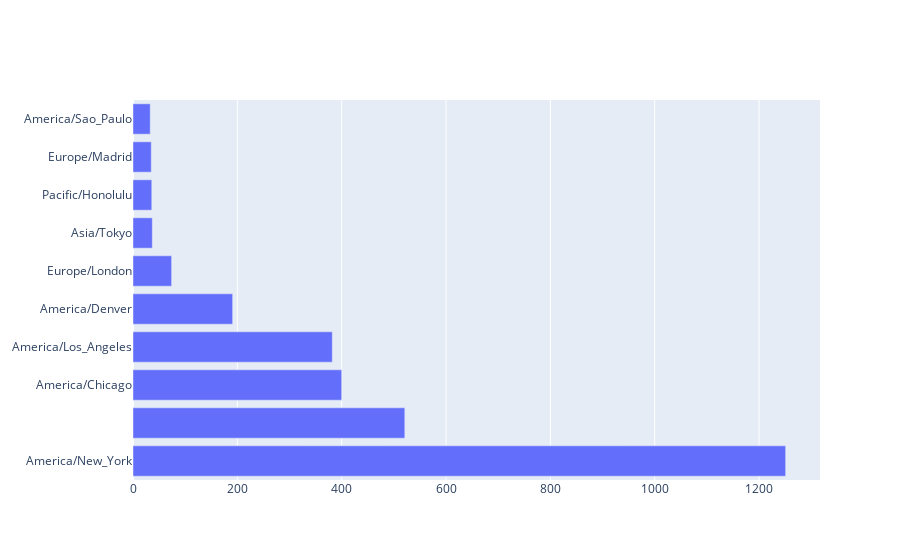

Source (notebook cell):
### Code cell
fig=go.Figure()
fig.add_trace(go.Bar(y=data.index,x=data.values,orientation='h',))
fig.show()

### Figure 1 — Plotly figure (JSON) as saved in the notebook; plotly's stock layout.template omitted (floating-point values rounded to 4 significant figures)
{"data": [{"orientation": "h", "type": "bar", "x": [1251, 521, 400, 382, 191, 74, 37, 36, 35, 33], "y": ["America/New_York", "", "America/Chicago", "America/Los_Angeles", "America/Denver", "Europe/London", "Asia/Tokyo", "Pacific/Honolulu", "Europe/Madrid", "America/Sao_Paulo"]}], "layout": {}}
